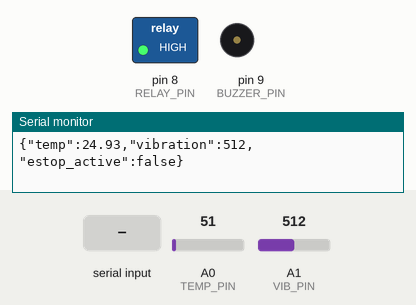
Recording of a sketch running on a simulated Arduino Uno, built with avr-gcc and run on an emulated ATmega328P. Shown: switched loads named in the sketch (green lamp = pin HIGH), buzzer (waves = sounding, pin HIGH), the last lines printed to the serial monitor. Inputs (shaded band) come from the test bench; at power-on: A0 (TEMP_PIN) = 51, A1 (VIB_PIN) = 512.

Above: at 1.2 s.
1.3 s: "ESTOP\n" received over Serial
At 2.5 s:
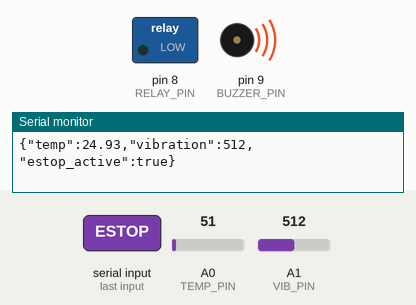
2.8 s: "RESET\n" received over Serial
At 3.8 s:
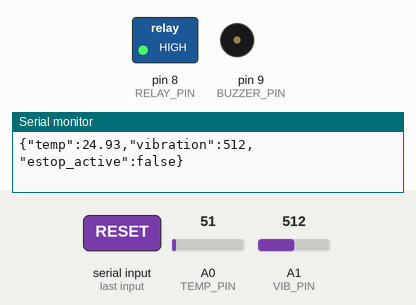
Timing chart, 0 to 5.8 s (numbered marks = the images above; inputs shaded):
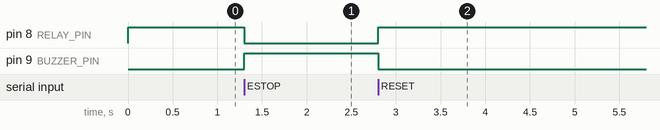

Measured:
- after the input at 1.3 s, pin 8 (RELAY_PIN): HIGH → LOW at once; pin 9 (BUZZER_PIN): LOW → HIGH at once
- after the input at 2.8 s, pin 8 (RELAY_PIN): LOW → HIGH at once; pin 9 (BUZZER_PIN): HIGH → LOW at once

The sketch:

arduino_sensor_node.ino
```cpp
// Pin Definitions
const int TEMP_PIN = A0;
const int VIB_PIN = A1;
const int RELAY_PIN = 8;
const int BUZZER_PIN = 9;

unsigned long last_send = 0;
bool is_estopped = false;

void setup() {
  Serial.begin(115200);
  pinMode(RELAY_PIN, OUTPUT);
  pinMode(BUZZER_PIN, OUTPUT);

  // Normal operation: Relay ON (Machine running), Buzzer OFF
  digitalWrite(RELAY_PIN, HIGH);
  digitalWrite(BUZZER_PIN, LOW);
}

void loop() {
  // 1. Check for incoming commands from Snapdragon PC
  if (Serial.available() > 0) {
    String command = Serial.readStringUntil('\n');
    command.trim();

    if (command == "ESTOP") {
      is_estopped = true;
      digitalWrite(RELAY_PIN, LOW); // Cut machine power
      digitalWrite(BUZZER_PIN, HIGH); // Sound alarm
    } else if (command == "RESET") {
      is_estopped = false;
      digitalWrite(RELAY_PIN, HIGH); // Restore power
      digitalWrite(BUZZER_PIN, LOW); // Silence alarm
    }
  }

  // 2. Read Sensors and transmit JSON telemetry to PC at 10Hz
  if (millis() - last_send > 100) {
    int temp_raw = analogRead(TEMP_PIN);
    float voltage = temp_raw * (5.0 / 1023.0);
    float temp_c = voltage * 100.0; // Assuming LM35 sensor

    int vib_raw = analogRead(VIB_PIN);

    // Construct JSON string
    Serial.print("{\"temp\":");
    Serial.print(temp_c);
    Serial.print(",\"vibration\":");
    Serial.print(vib_raw);
    Serial.print(",\"estop_active\":");
    Serial.print(is_estopped ? "true" : "false");
    Serial.println("}");

    last_send = millis();
  }
}
```
